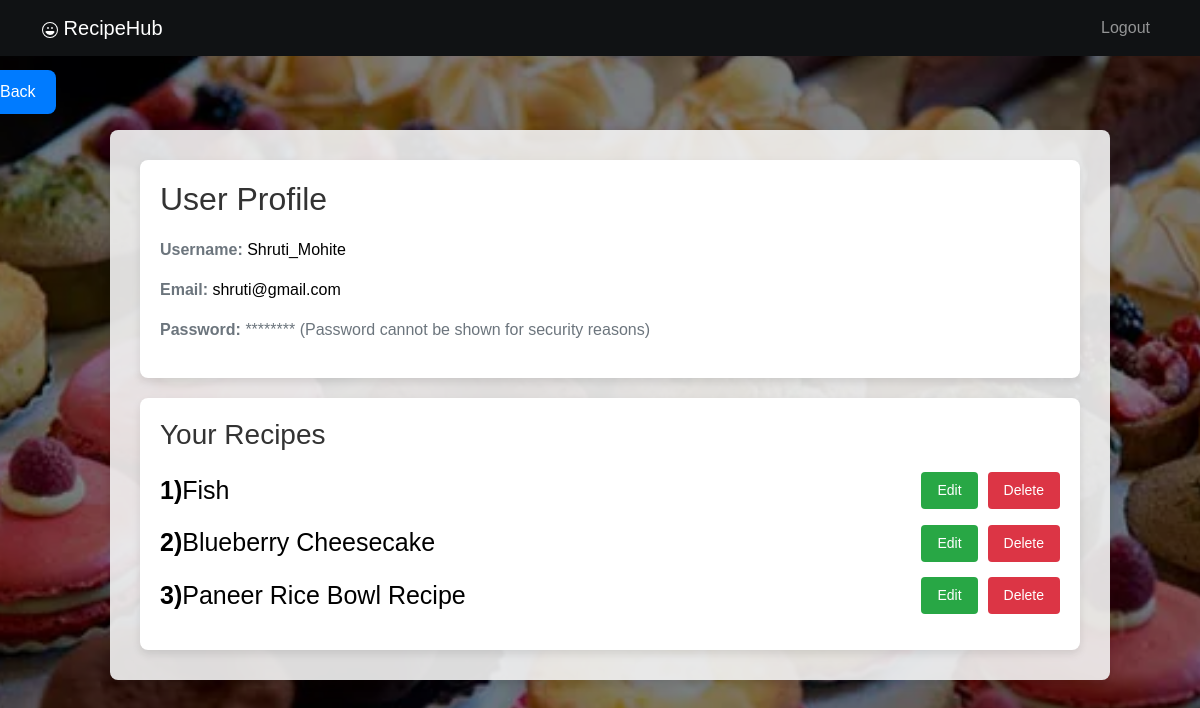
Page /profile/ (signed in) on the committed database.
### Recipe_app/models.py (models this page shows, shortened)
class Recipe(models.Model):
    title = models.CharField(max_length=255)
    description = models.TextField()
    ingredients = models.TextField()
    instructions = models.TextField()
    recipe_image = models.ImageField(upload_to='recipe_images/', null=True, blank=True)
    user = models.ForeignKey(User, on_delete=models.CASCADE)
    favorite = models.BooleanField(default=False)  # For marking favorite recipes
    shared = models.BooleanField(default=False)

### Recipe_app/views.py (the view)
# urls.py: path('profile/', my_profile, name='my_profile'),
def my_profile(request):
    user = request.user
    recipes = Recipe.objects.filter(user=user)  # Fetch recipes created by the current user
    return render(request, 'my_profile.html', {'user': user, 'recipes': recipes})

### templates/my_profile.html (shortened to what this page needs)
{% extends "base.html" %}
{% load static %}
{% block content %}
<div class="mb-4" style="position: absolute; left: -50px; top: -10px;">
    <a href="{% url 'main' %}" class="btn btn-back">Back</a>
</div>
<div class="profile-container" style="position: relative; left: 10px; top: 50px;">
    <div class="profile-details">
        <h2>User Profile</h2>
        <p><strong>Username:</strong> <span class="profile-text">{{ user.username }}</span></p>
        <p><strong>Email:</strong> <span class="profile-text">{{ user.email }}</span></p>
        <p><strong>Password:</strong> ******** (Password cannot be shown for security reasons)</p>
    </div>
    <div class="recipe-list">
        <h3>Your Recipes</h3>
        {% if recipes %}
            <ul>
                {% for recipe in recipes %}
                    <li class="recipe-item">
                        <span class="recipe-number">{{ forloop.counter }})</span>
                        <span class="recipe-title">{{ recipe.title }}</span>
                        <div class="recipe-actions">
                            <a href="{% url 'update_recipe' recipe.id %}" class="btn btn-edit">Edit</a>
                            <a href="{% url 'delete_recipe' recipe.id %}" class="btn btn-delete">Delete</a>
                        </div>
                    </li>
                {% endfor %}
            </ul>
        {% else %}
            <p>You haven't created any recipes yet.</p>
        {% endif %}
    </div>
</div>
{% endblock %}

### rows in the picture
Recipe: title "Fish"
Recipe: title "Blueberry Cheesecake"
Recipe: title "Paneer Rice Bowl Recipe"

### other values in the picture
{{ user.username }} "Shruti_Mohite"
{{ user.email }} "shruti@gmail.com"
